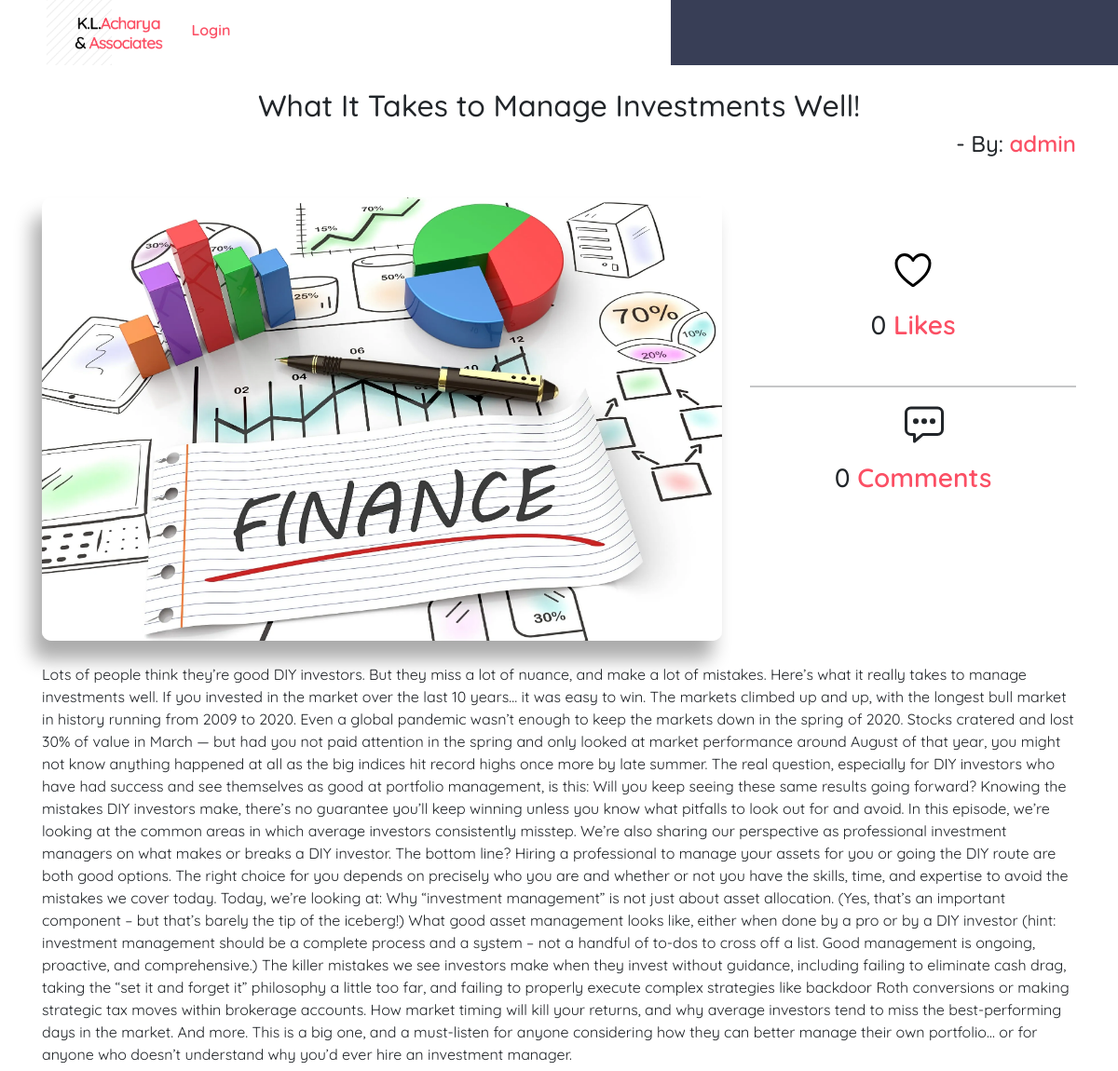
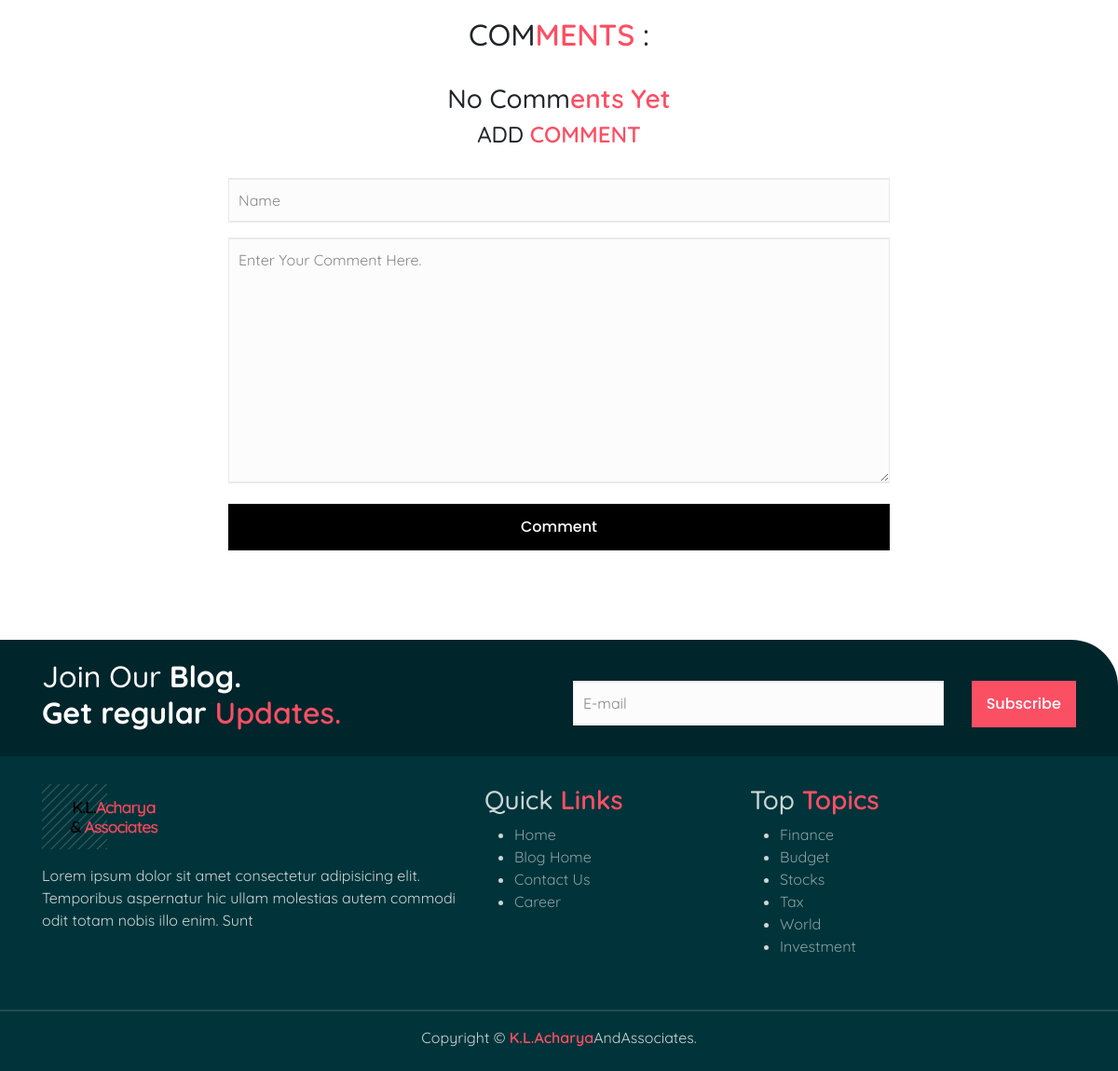
Screenshot of /blog/article/23 with the database file from the repository (2 pictures, top to bottom).
### myblog/models.py (models this page shows, shortened)
class Post(models.Model):
    title=models.CharField(max_length=255)
    author=models.ForeignKey(User,on_delete=models.CASCADE)
    image=models.ImageField(upload_to ='images/',blank=True,null=True)
    body=models.TextField()
    post_date=models.DateField(auto_now_add=True)
    likes=models.ManyToManyField(IpModel,related_name="post_likes",blank=True)
    isFeatured = models.BooleanField()
    topic = models.ForeignKey(Topic, on_delete=models.CASCADE,default = 1)
    def number_of_likes(self):
        return self.likes.count()

class Topic(models.Model):
    topic_name = models.CharField(max_length = 255)
    icon = models.CharField(max_length=255)

### myblog/views.py (the view)
# urls.py: path('article/<int:pk>',ArticleDetailView.as_view(),name='article-detail'),
class ArticleDetailView(DetailView):
    model=Post
    context_object_name='post'
    template_name="article_details.html"
    def get(self, request, *args, **kwargs):
        self.object = self.get_object()
        topics = Topic.objects.all()
        sub = Subscribe()
        form = CommentForm()
        context = self.get_context_data(object=self.object)
        like_status=False
        ip=get_client_ip(request)
        if not IpModel.objects.filter(ip=ip).exists():
            IpModel.objects.create(ip=ip)
        if self.object.likes.filter(id=IpModel.objects.get(ip=ip).id).exists():
            like_status=True
        else:
            like_status=False
        context['like_status']=like_status
        context['topics'] = topics
        context['form1'] = sub
        context['form'] = form
        return self.render_to_response(context)
    def post(self, request, *args, **kwargs):
        if request.method == 'POST':
            sub = Subscribe(request.POST)
            form = CommentForm(request.POST)
            if(sub.is_valid()):
                a = SubscribeModel(email = str(sub['Email'].value()),created_date = datetime.datetime.now())
                a.save()
                subject = 'Welcome to OurBlog'
                message = 'We are blessed to serve you!'
                recepient = str(sub['Email'].value())
                send_mail(subject,
                    message, EMAIL_HOST_USER, [recepient], fail_silently = False)
                return HttpResponseRedirect(self.request.path_info)
            if(form.is_valid()):
                b = Comment(body = str(form['body'].value()),name = str(form['name'].value()),date_added = datetime.datetime.now(),post = get_object_or_404(Post,pk=kwargs['pk']))
                b.save()
                return HttpResponseRedirect(self.request.path_info)
            else:
                return redirect('home')
        else:
            return redirect('home')

### subscribe/forms.py (shortened to what this page needs)
class Subscribe(forms.Form):
    Email = forms.EmailField(widget=forms.TextInput(attrs={'class':'sub-form-field','placeholder':'E-mail'}))

### myblog/forms.py
class CommentForm(forms.ModelForm):
    class Meta:
        model=Comment
        fields=('name','body')
        widgets={
        'name': forms.TextInput(attrs={'class':'sub-form-field mb-3','placeholder':'Name'}),
        'body': forms.Textarea(attrs={'class':'sub-form-field mb-3','placeholder':'Enter Your Comment Here.  '}),
        }

### myblog/views.py (called while the page is built)
def get_client_ip(request):
    x_forwarded_for=request.META.get('HTTP_X_FORWARDED_FOR')
    if x_forwarded_for:
        ip=x_forwarded_for.split(',')[0]
    else:
        ip=request.META.get('REMOTE_ADDR')
    return ip

### myblog/templates/article_details.html (shortened to what this page needs)
{% extends 'base.html' %}
  {% block content %}
  <div class="container">
  <center><h2> {{ post.title }} </h2></center>
  <h4 style='float:right;'> - By: <span class="red">{{ post.author }}</span> </h4><br>
  <br>
  <br>
  <div class="row">
    <div class="col-md-8"><img src="{{post.image.url}}" class='post-img' width=100% alt=""></div>
    <div class="col-md-4">
      <br><br>
      <center>
        <div class="row">
        <form action="{% url 'blog_like' pk=post.id %}" method="post">
            <button type="submit" name="blog-id" value="{{post.id}}" class="like-btn">
            {% if like_status %}
          <ion-icon name="heart" class='liked'></ion-icon>
            {% else %}
            <ion-icon name="heart-outline"></ion-icon>
            {% endif %}
          </button>
          </form>
          <h3>{{ post.number_of_likes}} <span class="red">Likes</span></h3>
        </div>
        <br>
        <hr>
        <div class="row">
          <ion-icon name="chatbox-ellipses-outline" class="like-btn"></ion-icon>
          <h3>{{ post.comments.all|length }} <span class="red">Comments</span> </h3>
        </div>
      </center>
    </div>
  </div><br>
  {{ post.body }}
  <br>
  <br>
  <center>
  <div class="row">
    <h2>COM<span class="red">MENTS</span> : </h2>
  </div>
  <br>
  {% if post.comments.all %}
  {% for comment in post.comments.all %}
  <div class="col-md-10 comment-box">
    <h4 class="red">{{comment.name}} : </h4> <br>
    <h5>{{comment.body}}</h5> <br>
    <p><span class="red"> {{comment.date_added}} </span>  </p>
  </div><br>
  {% endfor %}
  {% else %}
  <h3>No Comm<span class="red">ents Yet</span></h3>
  {% endif %}
  <div class="col-md-8">
    <h4>ADD <span class='red'>COMMENT</span></h4><br>
  <form action="" method="post">
    {% for i in form %}
    {{i}}
    {% endfor %}
    <button class='submit-btn'>Comment</button>
  </form>
</div>
</center>
<br><br>
</div>
<br><br>
 {% endblock %}

### myblog/templates/base.html (shortened to what this page needs)
<!doctype html>
 <html lang="en">
  <head>
    {% load static %}
   <link rel="stylesheet" href="{% static 'css/style.css' %}">
   <link rel="stylesheet" href="{% static 'js/main.js' %}">
   <link rel="stylesheet" href="https://unpkg.com/swiper/swiper-bundle.min.css" />
   <link href="https://cdn.jsdelivr.net/npm/bootstrap@5.0.0-beta1/dist/css/bootstrap.min.css" rel="stylesheet">
   <link rel="stylesheet" href="https://cdnjs.cloudflare.com/ajax/libs/font-awesome/4.7.0/css/font-awesome.min.css">
   <link rel="stylesheet" href="https://cdn.jsdelivr.net/npm/bootstrap@4.5.3/dist/css/bootstrap.min.css">
  </head>
  <body>
    <nav class="blog-nav">
      <a href="{% url 'home' %}" class="logo"><img src="{% static 'img/logo.png' %}" style="margin-left: 50px;position: absolute;top: 0;left: 0;border: none;" height=70 alt=""></a>
      <ul style="list-style:none">
        <div class= "blog-nav-rect"></div>
        {% if user.is_authenticated %}
        <li style="--i:2"><a href="{% url 'add_post' %}" >Add Post</a></li>
        <li style="--i:3"><a href="{% url 'add_topic' %}" >Add Topic</a></li>
        <li style="--i:4"><a href="{% url 'logout' %}" >Logout</a></li>
        {% else %}
        <li style="--i:2"><a href="{% url 'login' %}" >Login</a></li>
        {% endif %}
      </ul>
    </nav>
    <br>
    <div style="height:70px;"></div>
    {% block content %}
    {% endblock %}
<footer>
  <div class="sub-bar">
    <div class="container">
      <div class="row">
        <div class="col-md-5">
          <h2 style="color:#fff">
          Join Our <b>Blog.</b><br>
          <b>Get regular</b> <span class="red">Updates.</span>
        </h2>
        </div>
        <div class="col-md-1"></div>
        <div class="col-md-6">
        <form method="POST">
          <br>
          <div class="row">
          <div class="col-md-9">
            {% if form1 %}
              {% for i in form1 %}
              {{i}}
              {% endfor %}
            {% else %}
            <input type="text" name="" id="" class="sub-form-field" placeholder="Email">
            {% endif %}
            </div>
            <div class="col-md-3">
              <input type="submit" name="Subscribe" value="Subscribe" class = 'submit-btn' style="background-color: #FB4F64;">
            </div>
          </div>
              </form>
          </div>
      </div>
    </div>
  </div>
  <div class="sub-fmain">
    <div class="container">
      <div class="row">
        <div class="col-md-5">
          <a href="/blog"><img src="{% static 'img/logo.png' %}" height='70px' alt=""></a>
          <p>Lorem ipsum dolor sit amet consectetur adipisicing elit. Temporibus aspernatur hic ullam molestias autem commodi odit totam nobis illo enim. Sunt </p>
        </div>
        <div class="col-md-3">
          <h3>Quick <span class="red">Links</span> </h3>
          <ul class="footer-links">
            <li><a href="">Home</a></li>
            <li><a href="">Blog Home</a></li>
            <li><a href="">Contact Us</a></li>
            <li><a href="">Career</a></li>
          </ul>
        </div>
        <div class="col-md-4">
            <h3>Top <span class="red">Topics</span> </h3>
            <ul class="footer-links">
              {% if topics %}
            {% for i in topics %}
              <li> <a href="">{{i.topic_name}}</a> </li>
            {% endfor %}
            {% else %}
            <li> <a href="">Topic 1</a> </li>
            <li> <a href="">Topic 2</a> </li>
            <li> <a href="">Topic 3</a> </li>
            <li> <a href="">Topic 4</a> </li>
            {% endif %}
          </ul>
        </div>
      </div><br>
    </div>
    <hr style='background-color:#fff8'>
  <center>
    Copyright &copy <span class="red">K.L.Acharya</span>AndAssociates.
  </center>
  <br>
  </div>
</footer>
  </body>
  </html>

### static/css/style.css (style rules this page uses)
:root { --Playfair: 'Playfair Display', serif; --Quicksand: 'Quicksand', sans-serif; --Roboto: 'Roboto', sans-serif; --dark: #3c393d; --exDark: #2b2b2b; }
* { padding: 0; margin: 0; font-family: var(--Quicksand); }
.blog-nav { position:absolute; top: 0; max-height: 70px; transition:1s; z-index: 100000; width: 100%; }
.blog-nav-rect { height:70px; width: 40%; background:#383e56; position: absolute; right: 0; top: 0; transition: 1s; }
.blog-nav ul { margin-left: 100px; }
.blog-nav ul li { display: inline-flex; padding-left: 5%; margin:20px; }
.blog-nav ul li a { font-size:1rem; color:#000; font-weight: 600; color: #FB4F64; transition:0.5s; }
.sub-form-field { background-color:#fcfcfc; border-top:2px solid #eaeaea; border-bottom:2px solid #eaeaea; border-left: 1px solid #eaeaea; border-right: 1px solid #eaeaea; color:#000; padding:10px; width: 100%; }
.sub-form-field::placeholder { color:#0007; }
.submit-btn { width: 100%; height:50px; background-color:#000; text-align: center; color:#fff; border:none; font-family: 'Poppins'; font-weight: 500; }
.red { color:#FB4F64; font-weight: 600; }
.sub-bar { width: 100%; border-radius: 0px 50px 0px 0px; background-color:#00252B; padding: 20px; }
.sub-fmain { padding-top:30px; color:#fffc; background-color:#00343A; }
.footer-links li a { color:#fff8; transition: 0.2s; }
.post-img { height: auto; overflow: hidden; border-radius: 10px ; box-shadow: -10px 20px 20px #0005; }
.like-btn { background:none; border:none; font-size:3rem; outline:none; }

### rows the page displays
Post: title "What It Takes to Manage Investments Well!", author "admin", image (picture), number_of_likes "0", comments.all|length "0", body "Lots of people think they’re good DIY investors. But they miss a lot of nuance, and make a lot of mistakes. Here’s what it really takes to manage investments well. If you invested in the market over the last 10 years… it was easy to win. The markets climbed up and up, with the longest bull market in history running from 2009 to 2020. Even a global pandemic wasn’t enough to keep the markets down in the spring of 2020. Stocks cratered and lost 30% of value in March — but had you not paid attention in the spring and only looked at market performance around August of that year, you might not know anything happened at all as the big indices hit record highs once more by late summer. The real…"
Topic: topic_name "Finance"
Topic: topic_name "Budget"
Topic: topic_name "Stocks"
Topic: topic_name "Tax"
Topic: topic_name "World"
Topic: topic_name "Investment"
